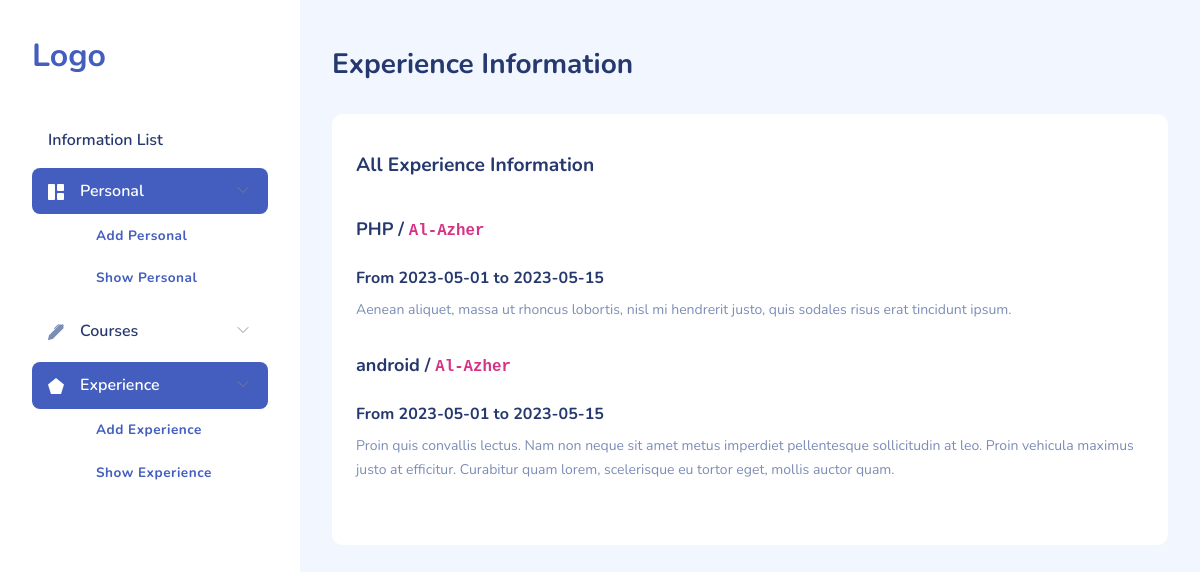
The page /experience.php on the database its author committed.
### tables this page shows
CREATE TABLE `experience` (
  `id` int(11) NOT NULL,
  `name` varchar(200) NOT NULL,
  `hours` int(11) NOT NULL,
  `start_date` date NOT NULL,
  `end_date` date NOT NULL,
  `institution` varchar(20) NOT NULL,
  `notes` text NOT NULL,
  `course_id` int(11) DEFAULT NULL
);

CREATE TABLE `courses` (
  `id` int(11) NOT NULL,
  `name` varchar(200) NOT NULL,
  `hours` int(11) NOT NULL,
  `start_date` date NOT NULL,
  `end_date` date NOT NULL,
  `institution` varchar(20) NOT NULL,
  `url` text NOT NULL,
  `notes` text NOT NULL
);

### experience.php (the view, shortened to what this page needs)
<?php
include_once '_header.php';
include "_conn.php";
    $data = "SELECT experience.* ,courses.name as course_name FROM experience INNER JOIN courses ON experience.course_id = courses.id ";
$result = mysqli_query($conn , $data);
?>
    <div id="main">
        <div class="page-heading">
            <h3><?= $GLOBALS["title"]?></h3>
        </div>
        <div class="page-content">
            <section class="row">
                <div class="col-12 col-lg-12">
                    <div class="row">
                        <div class="col">
                            <div class="card py-3">
                                <div class="card-header d-flex justify-content-between align-items-center">
                                    <h4 class="card-title d-flex">All Experience Information</h4>
                                </div>
                                <div class="card-body">
                                    <?php
                                    if(mysqli_num_rows($result) > 0){
                                        while($row = mysqli_fetch_assoc($result)){ ?>
                                            <h4 ><sub> <?=$row['course_name']?> / <code><?= $row['institution']?></code> </sub> </h4>
                                            <h6 class="pt-4">From <?=$row['start_date']?> to <?=$row['end_date']?></h6>
                                            <small class="text-muted">
                                                <?= $row['notes'] ?>
                                            </small>
                                            <br><br>
                                            <?php
                                        }
                                    }else{ ?>
                                        <h4 class="text-center"> <code>Please add experience</code></h4>
                                        <?php } ?>
                                </div>
                            </div>
                        </div>
                    </div>
                </div>
            </section>
        </div>
    </div>
<?php include_once '_footer.php'; ?>

### assets/css/app.css (style rules this page uses)
.card { margin-bottom:2.2rem;border:none }
.card .card-header { border:none }
.card .card-header h4 { font-size:1.2rem;font-weight:700 }
.card .card-header~.card-body { padding-top:0 }
.card .card-title { font-size:1.2rem }
.card .card-body { padding:1.5rem }
#main { margin-left:300px;padding:2rem }
.page-heading { margin:0 0 2rem }
.page-heading h3 { font-weight:700 }

### rows shown on the page
experience: course.name "PHP", institution "Al-Azher", start_date "2023-05-01", end_date "2023-05-15", notes "Aenean aliquet, massa ut rhoncus lobortis, nisl mi hendrerit justo, quis sodales risus erat tincidunt ipsum."
experience: course.name "android", institution "Al-Azher", start_date "2023-05-01", end_date "2023-05-15", notes "Proin quis convallis lectus. Nam non neque sit amet metus imperdiet pellentesque sollicitudin at leo. Proin vehicula maximus justo at efficitur. Curabitur quam lorem, scelerisque eu tortor eget, mollis auctor quam."

### other values the page prints
$GLOBALS["title"] "Experience Information"
